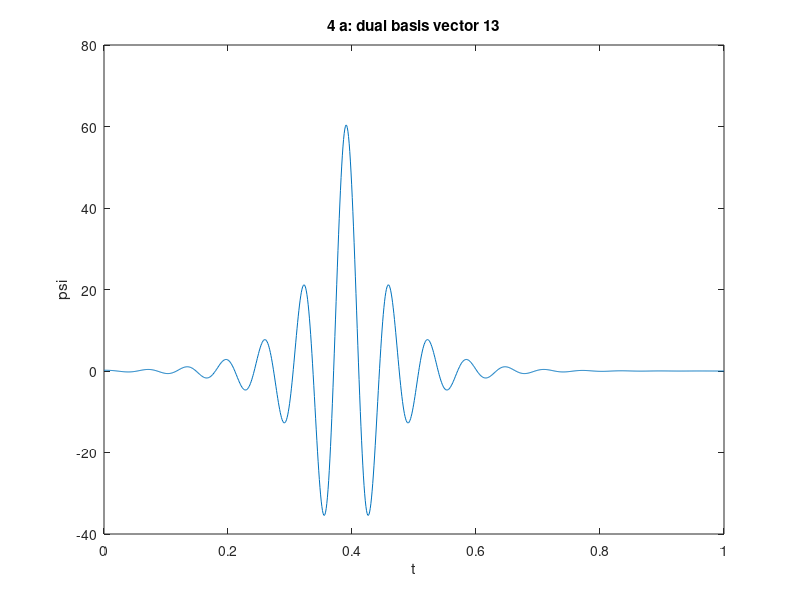

Recreate this plot in MATLAB.
phi  =  @(z)  exp(-z.^2);
x = @(z) (z<1/4).*(4*z) + (z>=1/4).*(z<1/2).*(-4*z+2)-(z>=1/2).*sin(20*pi*z);
t  =  linspace(0,  1,  1000);
hold off
figure(1);  
clf

N=32;
t  =  linspace(0,1,1000);
G = zeros(N,N);
for ii = 1:N %calculate gram matrix
    for jj = 1:N
        x_phik = @(z) phi(N*z - ii + 1/2) .* phi(N*z - jj +1/2);
        G(jj,ii) = integral(x_phik,0,1);
    end
end
H = inv(G);
duals = zeros(N,size(t,2));
for n = 1:N
    for L=1:N
        duals(n,:) = duals(n,:) + H(n,L).* phi(N.*t - L + 1/2);
    end
end
plot(t,duals(13,:))
tau = 0.3242234;
k = zeros(size(t));
for n = 1:N
    k = k + phi(N.*tau - n + 1/2) .* duals(n,:);
end
%plot(t,k)
alpha = randn(N,1); %random xA 
xtau = 0;
for n = 1:N %calculate x(tau)
    xtau = xtau + alpha(n).*phi(N.*tau - n + 1/2);
end
beta = zeros(N,1);
for l = 1:N %calculate coefficients of ktau function
    for n = 1:N
        beta(l) = beta(l) + H(n,l) .* phi(N.*tau - n + 1/2);
    end
end
xtau1 = alpha'*G*beta; %<x,ktau>
xtau
xtau1
%
tau = linspace(0,1,1000);
coeffs = zeros(N,size(tau,2));
for l = 1:N %calculate coefficients of ktau function
    for n = 1:N
        coeffs(l,:) = coeffs(l,:) + H(n,l) .* phi(N.*tau - n + 1/2);
    end
end
%sweep over tau
ktau = zeros(size(tau,2),size(t,2));
for i = 1:length(tau)
    for n = 1:N
        ktau(i,:) = ktau(i,:) + coeffs(n,i).*phi(N.*t - n + 1/2);
    end
end
%hold off
%plot(t,k)
%plot(t,k)
%hold on

%plot(t,ktau(1,:))
%imagesc(t,tau,ktau)
%colorbar
%title("image of kernel")
xlabel("t");
%ylabel("tau");
ylabel("psi");
title("4 a: dual basis vector 13")